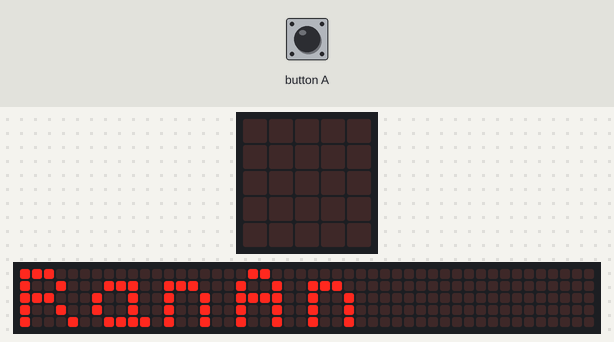
A program run on a simulated BBC micro:bit (MakeCode). On the bench: the board's 5×5 LED display, a strip that is not on the board, showing the scrolling text unrolled. The test bench sets the inputs (shaded band). Random numbers come from a fixed seed; the 48×5 strip is a reading aid, not a part: it shows the text the display is scrolling, unrolled, one strip-width of it at a time.

Above: at 5.0 s.
6.7 s: button A pressed for 0.15 s
At 7.01 s:
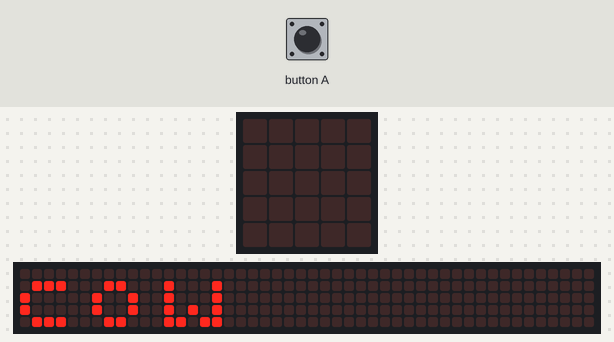
7.4 s: button A pressed for 0.15 s
8.1 s: button A pressed 2 times (0.12 s each, 0.3 s apart)
At 11.4 s:
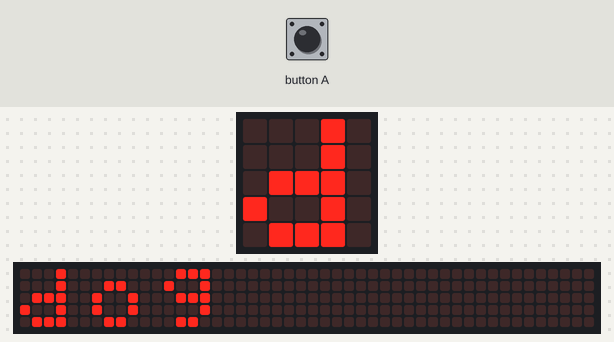
11.7 s: button A pressed for 0.15 s
At 14.41 s:
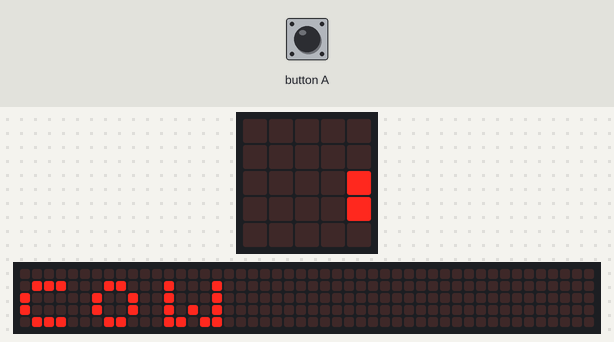

Measured:
- after the input at 6.7 s, the display: changes after 0.24 s (image 1)
- what the display in image 0 shows lasts 0.4 s, from 5.0 s to 5.4 s

The program:

microbit-07-Random-animal.py
```python
def on_button_pressed_a():
    global random_choice, choice
    random_choice = randint(0, len(animal_names) - 1)
    choice = animal_names[random_choice]
input.on_button_pressed(Button.A, on_button_pressed_a)

choice = ""
random_choice = 0
animal_names: List[str] = []
basic.show_string("RanAn")
animal_names = ["cow", "dog", "cat"]

def on_forever():
    basic.show_string("" + (choice))
basic.forever(on_forever)
```
